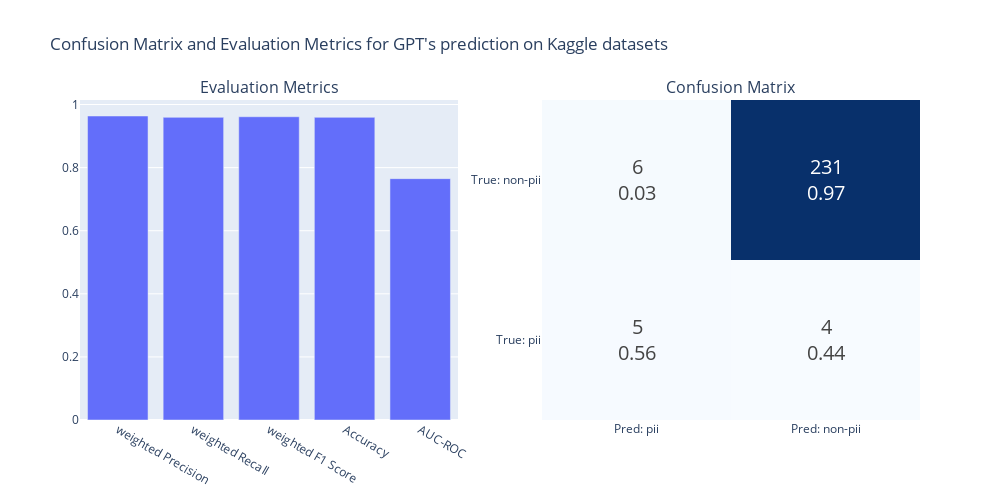

The notebook cell saved with this chart:
### Code cell
plot_gpt_results(results_kaggle_pii, title="GPT's prediction on Kaggle datasets")

### Figure 1 — Plotly figure (JSON) as saved in the notebook; plotly's stock layout.template omitted (floating-point values rounded to 4 significant figures)
{"data": [{"showlegend": false, "type": "bar", "x": ["weighted Precision", "weighted Recall", "weighted F1 Score", "Accuracy", "AUC-ROC"], "xaxis": "x", "y": [0.9636, 0.9593, 0.9613, 0.9593, 0.7651], "yaxis": "y"}, {"colorscale": [[0, "rgb(247,251,255)"], [0.125, "rgb(222,235,247)"], [0.25, "rgb(198,219,239)"], [0.375, "rgb(158,202,225)"], [0.5, "rgb(107,174,214)"], [0.625, "rgb(66,146,198)"], [0.75, "rgb(33,113,181)"], [0.875, "rgb(8,81,156)"], [1, "rgb(8,48,107)"]], "showscale": false, "text": [["5<br>0.56", "4<br>0.44"], ["6<br>0.03", "231<br>0.97"]], "textfont": {"size": 20}, "texttemplate": "%{text}", "type": "heatmap", "x": ["Pred: pii", "Pred: non-pii"], "xaxis": "x2", "y": ["True: pii", "True: non-pii"], "yaxis": "y2", "z": [[5, 4], [6, 231]]}], "layout": {"annotations": [{"font": {"size": 16}, "showarrow": false, "text": "Evaluation Metrics", "x": 0.225, "xanchor": "center", "xref": "paper", "y": 1, "yanchor": "bottom", "yref": "paper"}, {"font": {"size": 16}, "showarrow": false, "text": "Confusion Matrix", "x": 0.775, "xanchor": "center", "xref": "paper", "y": 1, "yanchor": "bottom", "yref": "paper"}], "height": 500, "showlegend": false, "title": {"text": "Confusion Matrix and Evaluation Metrics for GPT's prediction on Kaggle datasets"}, "width": 1000, "xaxis": {"anchor": "y", "domain": [0, 0.45]}, "xaxis2": {"anchor": "y2", "domain": [0.55, 1]}, "yaxis": {"anchor": "x", "domain": [0, 1]}, "yaxis2": {"anchor": "x2", "domain": [0, 1]}}}
